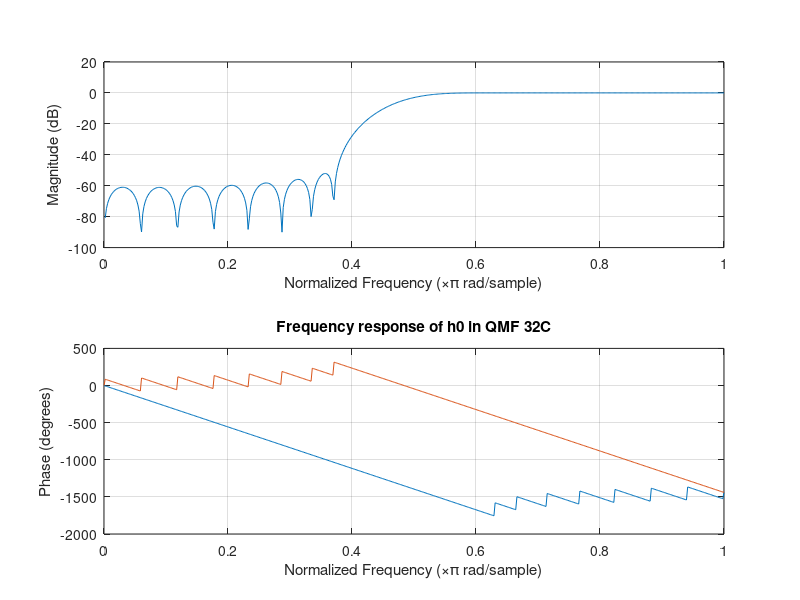

This chart was generated by the following MATLAB code: (Note: this script raises an error after producing the figure.)
% Example 5.2    Cascade QMF Analysis and Synthesis Filters
%
% Reference:     R. E. Crochiere, L. R. Rabiner, Multirate Digital Signal Processing, 
%                Englewood Cliffs, NJ: Prentice Hall, 1983
%
% by Lee, Gan, and Kuo, 2008
% Subband Adaptive Filtering: Theory and Implementation
% Publisher: John Wiley and Sons, Ltd

addpath '..\Common';          % Functions in Common folder
clear all;close all; 

% QMF 32C
% No of taps = 32,
% Transition bandwidth = 0.0625
% Reconstruction error = 0.009 dB
% Stopband attenuation = 51 dB

% Define first half (16) of symmetric filter coefficients
h0_32C_half = [.69105790e-3 -0.14037930e-2 -0.12683030e-2 .4234195e-2 .1414246e-2 -0.9458318e-2 -0.1303859e-3 .1798145e-1 -0.4187483e-2 ...
    -0.3123862e-1 .1456844e-1 .5294745e-1 -0.3934878e-1 -0.9980243e-1 .1285579 .46640530];

% Create both lowpass and highpass symmetric FIR filter from 
%  the first half of coefficients
h0_32C = [h0_32C_half fliplr(h0_32C_half)];     % Lowpass filter
h1_32C = ((-1).^(0:length(h0_32C)-1)).*h0_32C;  % Highpass filter
figure;                                 % Plot frequency response
freqz(h0_32C); hold on;
freqz(h1_32C);
title('Frequency response of h0 in QMF 32C');

% Frequency response

DFTpoint = 4096;                        % FFT size
[Hz_lp,w] = FreqResp(h0_32C,DFTpoint);  % Frequency response of lowpass filter
[Hz_hp,w] = FreqResp(h1_32C,DFTpoint);  % Frequency response of hignpass filter
Hz = [Hz_lp; Hz_hp];
figure; subplot(3,1,[1 2]), hold on;    % Plot frequency responses
for k = 1:2
    if mod(k,2)==0
        plot(w/pi,20*log10(abs(Hz(k,:))+eps),':');
    else
        plot(w/pi,20*log10(abs(Hz(k,:))+eps));
    end
end
axis([0 1 -120 10]); box on; ylabel('Gain (dB)'); 
title('Magnitude response of QMF filter bank');

% Distortion function

Tz = sum(abs(Hz).^2);
subplot(3,1,3); plot(w/pi,10*log10(Tz));
xlabel('Frequency,\omega (\pi)'); ylabel('Gain (dB)');
axis([0 1 -0.01 0.01]);
title('Distortion of the QMF filter');

% (a) Plot a uniform filter bank
B1 = h0_32C;                           % Lowpass filter
B2 = h1_32C;                           % Highpass filter
B10 = zeros(1, 2*length(B1));
B10(1: 2: length(B10)) = B1;
B11 = zeros(1, 2*length(B2));
B11(1: 2: length(B11)) = B2;
C0 = conv(B1, B10);C1 = conv(B1, B11);
C2 = conv(B2, B10);C3 = conv(B2, B11);

% Compute the frequency responses of dgital filters
N=1024;                                % FFT size
[H00z, w] = freqz(C0, 1, N);
h00 = abs(H00z);M00 = 20*log10(h00);
[H01z, w] = freqz(C1, 1, N);
h01 = abs(H01z);M01 = 20*log10(h01);
[H10z, w] = freqz(C2, 1, N);
h10 = abs(H10z);M10 = 20*log10(h10);
[H11z, w] = freqz(C3, 1, N);
h11 = abs(H11z);M11 = 20*log10(h11);

figure;
plot(w/pi, M00,'r-','LineWidth',2); hold on;
plot(w/pi, M01,'g--','LineWidth',2);
plot(w/pi, M10,'b--','LineWidth',2);
plot(w/pi,M11,'c-','LineWidth',2);
legend('Band #1','Band #2','Band #3','Band #4','Location','Best');
xlabel('\omega/\pi'); ylabel('Gain, dB');grid
title('Uniform 4 subbands based on QMF');

% (b) Plot a 3-band octave filter bank
B10 = zeros(1, 2*length(B1));
B10(1: 2: length(B10)) = B1;
B11 = zeros(1, 2*length(B2));
B11(1: 2: length(B11)) = B2;
C0 = conv(B1, B10);
C00 = zeros(1,2*length(C0));
C00(1: 2: length(C00)) = C0;
C1 = conv(B1, B11);
C10 = zeros(1,2*length(C1));
C10(1: 2: length(C10)) = C1;
C20 = zeros(1,2*length(B11));
C20(1: 2: length(C20)) = B11;
C20 = [zeros(1,16) C20];

% Compute the frequency responses of digital filters
N=1024;                                 % FFT size
[H00z, w] = freqz(C00, 1, N);
h00 = abs(H00z);
M00 = 20*log10(h00);
[H01z, w] = freqz(C10, 1, N);
h01 = abs(H01z);
M01 = 20*log10(h01);
[H10z, w] = freqz(B11, 1, N);
h10 = abs(H10z);
M10 = 20*log10(h10);

figure;
plot(w/pi, M00,'r-','LineWidth',2); hold on;
plot(w/pi, M01,'g--','LineWidth',2);
plot(w/pi, M10,'b--','LineWidth',2);
legend('Band #1','Band #2','Band #3','Location','Best');
xlabel('\omega/\pi'); ylabel('Gain, dB');grid
title('Octave 3 subbands based on QMF');
